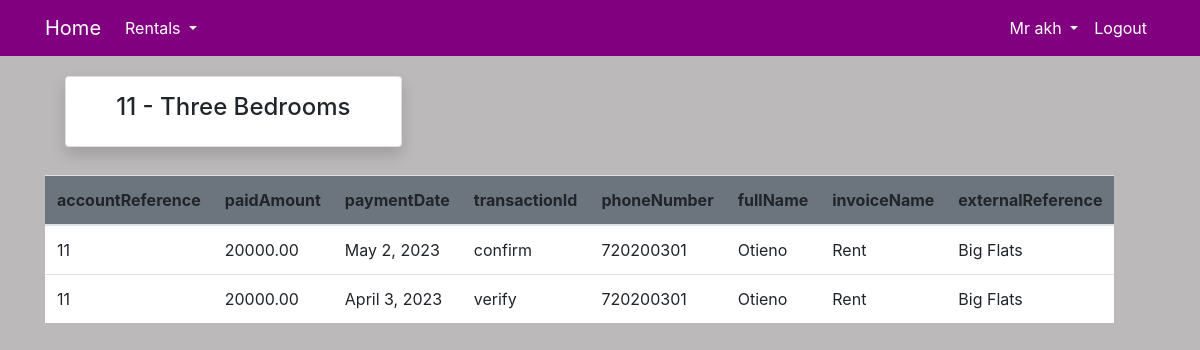
/unit/payment/1/ (signed in), run on the app's committed database.
### user/models.py (models this page shows, shortened)
class Agent(models.Model):
    name = models.OneToOneField(User, on_delete=models.CASCADE, null=True)
    agt_id = models.IntegerField(unique=True)
    gender = models.CharField(max_length=50, choices=gender)
    phone = models.IntegerField()
    mail = models.EmailField()

### dashboard/models.py (models this page shows, shortened)
class Unit(models.Model):
    type = models.CharField(max_length=100)
    door_no = models.CharField(max_length=50 )
    apartment = models.ForeignKey(Apartment, on_delete=models.CASCADE, related_name='apartments')
    rent = models.IntegerField()
    tenant = models.OneToOneField(Tenant, on_delete=models.SET_NULL, null=True, blank=True)
    Rent_status = models.CharField(max_length=50, choices=rent_status, default='unavailable' )
    hse_status = models.CharField(max_length=50, choices=unit_status, default='Empty' )
    class Meta:
        unique_together = ('door_no', 'apartment')
    def __str__(self):
        return f'{self.door_no} - {self.type}'

class Payment(models.Model):
    accountReference = models.CharField(max_length=50)
    paidAmount = models.DecimalField(max_digits=8, decimal_places=2)
    paymentDate = models.DateField()
    transactionId =  models.CharField(max_length=150)
    phoneNumber = models.IntegerField()
    fullName = models.CharField(max_length=150)
    invoiceName = models.CharField(max_length=150)
    externalReference = models.CharField(max_length=150)

### dashboard/views.py (the view)
# urls.py: path('unit/payment/<int:pk>/', views.unit_payment, name='dashboard-unit-payment'),
@login_required(login_url='user-login')
def unit_payment(request, pk):
    paidUnit = Unit.objects.get(id=pk)
    paying_unit = paidUnit.door_no
    receipts = Payment.objects.filter(accountReference__icontains=paying_unit).values
    context = {
        'receipts':receipts,
        'paying_unit':paying_unit,
        'paidUnit': paidUnit,
    }
    return render(request, 'dashboard/unit_payment.html', context)

### templates/dashboard/unit_payment.html (shortened to what this page needs)
{% extends 'partials/base.html'%}
{% block content %}
{%if receipts %}
<div class="container" >
  <div class="card-body">
    <div class="row">
        <div class="col-md-4">
                <div class="card my-card shadow text-center p-3">
                    <h4>{{paidUnit}} </h4>
                </div>
        </div>
    </div>
  </div>
    <div class="row my-2">
        <div class="col-md-8">
            <table class="table bg-white" style="white-space: nowrap;">
              <thead class="bg-secondary">
                <tr>
                    <th>accountReference</th>
                    <th>paidAmount </th>
                    <th>paymentDate </th>
                    <th>transactionId </th>
                    <th>phoneNumber </th>
                    <th>fullName</th>
                    <th>invoiceName</th>
                    <th>externalReference</th>
                  </tr>
                </thead>
                <tbody>
                  {% for receipt in receipts %}
                    <tr>
                      <td>{{ receipt.accountReference }}</td>
                      <td>{{ receipt.paidAmount }}</td>
                      <td>{{ receipt.paymentDate }}</td>
                      <td>{{ receipt.transactionId }}</td>
                      <td>{{ receipt.phoneNumber }}</td>
                      <td>{{ receipt.fullName }}</td>
                      <td>{{receipt.invoiceName}}</td>
                      <td>{{receipt.externalReference}}</td>
                    </tr>
                  {% endfor %}
            </tbody>
            </table>
        </div>
    </div>
  </div>
{% endif %}
{% endblock %}

### templates/partials/nav.html (shortened to what this page needs)
<nav class="navbar navbar-expand-lg navbar-info" style="background-color: purple;"  >
    <div class="container">
        {% if user.is_authenticated %}
        <a class="navbar-brand text-white" href="{% url 'dashboard-index'%}"> Home</a>
        <div class="collapse navbar-collapse" id="navbarSupportedContent">
            <ul class="navbar-nav mr-auto ">
                <li class="nav-item dropdown ">
                    <a class="nav-link dropdown-toggle text-white" href="#" id="navbarDropdown" role="button" data-toggle="dropdown" aria-haspopup="true" aria-expanded="false">
                      Rentals
                    </a>
                </li>
            </ul>
            {% if request.user.groups.all.0.name == "Landlord" %}
            <ul class="navbar-nav ml-auto">
                <li class="nav-item dropdown ">
                    <a class="nav-link dropdown-toggle text-white" href="#" id="navbarDropdown" role="button" data-toggle="dropdown" aria-haspopup="true" aria-expanded="false">
                        {{ user.landlord.gender }} {{user.username}}
                    </a>
                    <div class="dropdown-menu" aria-labelledby="navbarDropdown">
                      <a class="dropdown-item" href="{% url 'user-profile' %}">My Profile</a>
                      <a class="dropdown-item" href="{% url 'user-agent' %}">My Agent</a>
                    </div>
                </li>
                <li class="nav-item">
                    <a class="nav-link text-white" href="{% url 'user-logout' %}">Logout</a>
                </li>
            </ul>
            {% elif request.user.groups.all.0.name == "Agent" %}
            <ul class="navbar-nav ml-auto">
                <li class="nav-item dropdown ">
                    <a class="nav-link dropdown-toggle text-white" href="#" id="navbarDropdown" role="button" data-toggle="dropdown" aria-haspopup="true" aria-expanded="false">
                        {{ user.agent.gender }} {{user.username}}
                    </a>
                </li>
                <li class="nav-item">
                    <a class="nav-link text-white" href="{% url 'user-logout' %}">Logout</a>
                </li>
            </ul>
            {% endif %}
        {% else %}
            <ul class="navbar-nav ml-auto">
                <li class="nav-item">
                    <a class="nav-link text-white" href="{% url 'user-login' %}">Login</a>
                </li>
            </ul>
        {% endif %}
        </div>
    </div>
</nav>

### static/styles.css (style rules this page uses)
body { background: rgb(187, 185, 185); }

### data on the page
Unit: door_no+type "11 - Three Bedrooms"
Payment: accountReference "11", paidAmount "20000.00", paymentDate "May 2, 2023", transactionId "confirm", phoneNumber "720200301", fullName "Otieno", invoiceName "Rent", externalReference "Big Flats"
Payment: accountReference "11", paidAmount "20000.00", paymentDate "April 3, 2023", transactionId "verify", phoneNumber "720200301", fullName "Otieno", invoiceName "Rent", externalReference "Big Flats"

### other printed values
{{ user.agent.gender }} "Mr"
{{ user.username }} "akh"
